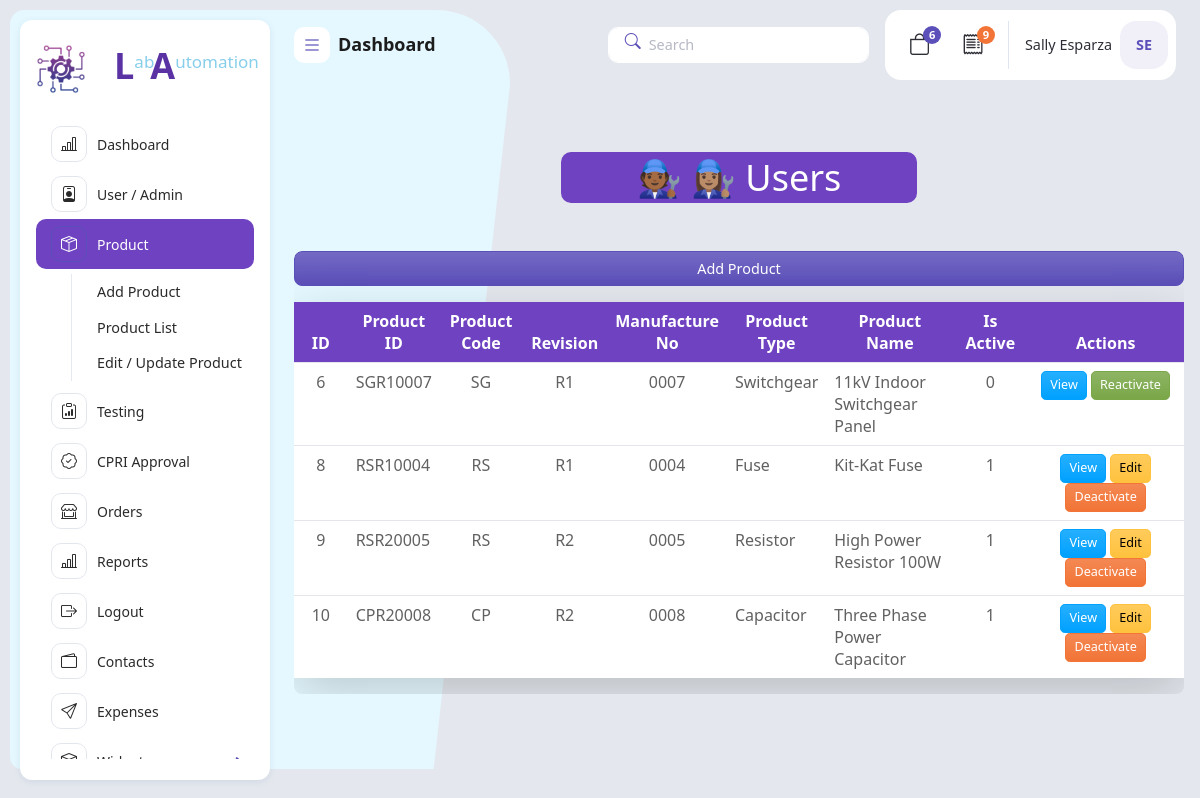
/products-list.php, run on an earlier commit of the app's database.
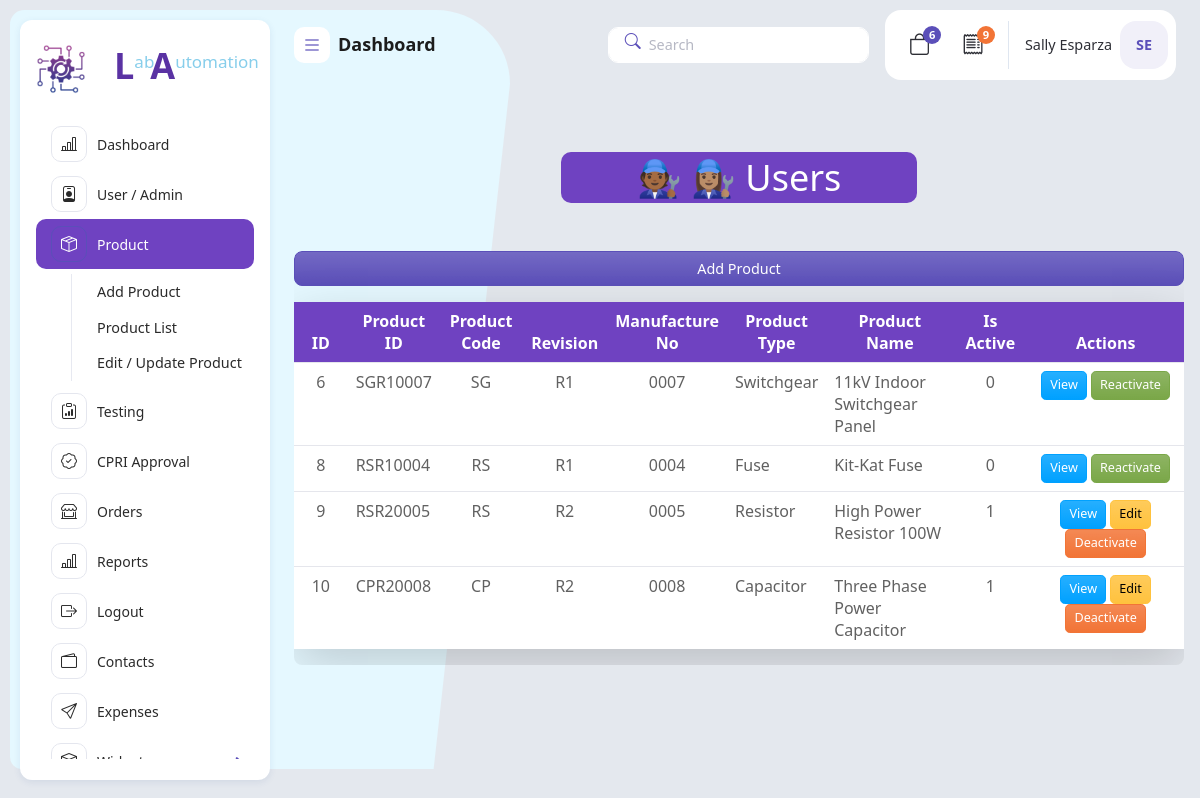
And on a later commit of the database.
### tables this page shows
CREATE TABLE `products` (
  `id` int(11) NOT NULL,
  `product_id` varchar(12) NOT NULL,
  `product_code` varchar(2) NOT NULL,
  `rivision` varchar(11) NOT NULL,
  `manufacturing_no` varchar(50) NOT NULL,
  `product_type` varchar(11) NOT NULL,
  `product_name` varchar(200) NOT NULL,
  `is_active` tinyint(1) DEFAULT 1
);

### products-list.php (the view, shortened to what this page needs)
<?php
include 'header.php';
include "backend/db.php";
$query =" SELECT * FROM products ";
$res = mysqli_query($conn,$query);
?>
<div class="app-body">
<h1 class="title text-center my-5 p-1" > 🧑🏾‍🔧 👩🏽‍🔧  Users</h1>
<div class="table-responsive rounded">
    <a href="add-product.php" class="btn btn-primary d-block mb-3  "> Add Product</a>
    <table class="table  table-hover table-border shadow-lg" >
        <thead>
            <tr>
                <th id="th">ID</th>
                <th id="th">Product ID</th>
                <th id="th">Product Code</th>
                <th id="th">Revision</th>
                <th id="th">Manufacture No</th>
                <th id="th">Product Type</th>
                <th id="th">Product Name</th>
                <th id="th">Is Active</th>
                <th id="th" colspan="6">Actions</th>
            </tr>
        </thead>
        <tbody>
            <?php
            if (mysqli_num_rows($res)>0) {
                while($data = mysqli_fetch_assoc($res)){
            ?>
            <tr>
                <td id="td" class="text-center" ><?= $data["id"] ?></td>
                <td ><?= $data["product_id"] ?></td>
                <td id="td" class="text-center" ><?= $data["product_code"] ?></td>
                <td id="td" class="text-center" ><?= $data["rivision"] ?></td>
                <td id="td" class="text-center" ><?= $data["manufacturing_no"] ?></td>
                <td ><?= $data["product_type"] ?></td>
                <td id="id2"><?= $data["product_name"] ?></td>
                <td id="td" class="text-center" ><?= $data["is_active"] ?></td>
                <td id="td1"colspan="6" class="text-center" >
<?php
if($data['is_active'] == 1){
    ?>
    <a href="view-product.php?id=<?= $data['id']?>" class="btn btn-info btn-sm">View</a>
    <a href="updateuser.php?id=<?= $data['id']?>" class="btn btn-warning btn-sm">Edit</a>
    <a href="backend/deactivate-product.php?id=<?= $data['id']?>"
       class="btn btn-danger btn-sm"
       onclick="return confirm('Deactivate this product?')">Deactivate</a>
    <?php
}else{
    ?>
    <a href="view-product.php?id=<?= $data['id']?>" class="btn btn-info btn-sm">View</a>
    <a href="backend/reactivate-product.php?id=<?= $data['id']?>"
       class="btn btn-success btn-sm">Reactivate</a>
    <?php
}
?>
</td>
            </tr>
            <?php }}?>
        </tbody>
    </table>
</div>
</div>
<?php
include 'footer.php';
?>

### header.php (shortened to what this page needs)
<!DOCTYPE php>
<php lang="en">
<head>
   <link rel="stylesheet" href="assets/vendor/calendar/css/custom.css" />
   <link rel="stylesheet" href="assets/css/main.min.css">
</head>
<link rel="stylesheet" href="assets/fonts/bootstrap/bootstrap-icons.min.css" />
    <link rel="stylesheet" href="assets/css/main.min.css" />
    <link rel="stylesheet" href="assets/fonts/bootstrap/bootstrap-icons.min.css" />
    <link rel="stylesheet" href="assets/css/main.min.css" />
    <link rel="stylesheet" href="assets/vendor/overlay-scroll/OverlayScrollbars.min.css" />
  </head>
  <body>
    <div class="page-wrapper">
      <div class="main-container">
        <nav id="sidebar" class="sidebar-wrapper">
          <div class="app-brand  p-3 my-2 m-auto">
            <a href="index.php" class="d-flex">
              <img src="assets/images/log9.png" class="logo" alt="Auto_logo" class="img-fluid " ><p class="mx-3 size"><h1 class="clr"><b>L</b></h1></P><p class=" size"> ab</p> <p> <h1 class="clr"> <b>A</b></h1></P><p class=" size"> utomation</p>
            </a>
          </div>
          <div class="sidebarMenuScroll">
           <ul class="sidebar-menu">
              <li >
                <a href="index.php">
                  <i class="bi bi-bar-chart-line"></i>
                  <span class="menu-text">Dashboard</span>
                  </a>
              </li>
              <li>
                <a href="!#">
                 <i class="bi bi-person-badge"></i>
                  <span class="menu-text">User / Admin</span>
                </a>
              </li>
              <li>
                <a href="!#">
                  <i class="bi bi-box-seam"></i>
                  <span class="menu-text">Product</span>
                </a>
                <ul class="treeview-menu">
                  <li>
                    <a href="add-product.php">Add Product</a>
                  </li>
                  <li>
                    <a href="products-list.php">Product List</a>
                  </li>
                  <li>
                    <a href="update-product.php">Edit / Update Product</a>
                  </li>
                </ul>
              </li>
              <li>
                <a href="testing.php">
                 <i class="bi bi-clipboard-data"></i>
                  <span class="menu-text">Testing </span>
                </a>
              </li>
              <li>
                <a href="!#">
                <i class="bi bi-patch-check"></i>
                  <span class="menu-text">CPRI Approval</span>
                </a>
              </li>
              <li>
                    <a href="orders.php">
                      <i class="bi bi-shop-window"></i>
                      <span class="menu-text">Orders</span>
                    </a>
                  </li>
                  <li>
                    <a href="!#">
                      <i class="bi bi-bar-chart-line"></i>
                      <span class="menu-text">Reports</span>
                    </a>
              </li>
              <li>
                <a href="logout.php">
                  <i class="bi bi-box-arrow-right"></i>
                  <span class="menu-text">Logout</span>
                </a>
                </li>
                <li>
                  <a href="contacts.php">
                    <i class="bi bi-wallet2"></i>
                    <span class="menu-text">Contacts</span>
                  </a>
                </li>
              <li>
                <a href="expenses.php">
                  <i class="bi bi-send"></i>
                  <span class="menu-text">Expenses</span>
                </a>
              </li>
              <li class="treeview">
                <a href="#!">
                  <i class="bi bi-box"></i>
                  <span class="menu-text">Widgets</span>
                </a>
              </li>
            </ul>
          </div>
        </nav>
        <div class="app-container">
          <div class="app-header d-flex align-items-center">
            <div class="d-flex">
              <button class="pin-sidebar">
                <i class="bi bi-list lh-1"></i>
              </button>
            </div>
            <h5 class="m-0 ms-2 fw-semibold">Dashboard</h5>
            <div class="header-actions">
              <div class="search-container d-xl-block d-none me-3">
                <input type="text" class="form-control" id="searchData" placeholder="Search" />
                <i class="bi bi-search"></i>
              </div>
              <div class="bg-white p-2 rounded-4 d-flex align-items-center">
                <div class="d-sm-flex d-none">
                  <div class="dropdown">
                    <a class="dropdown-toggle d-flex p-3 position-relative" href="#!" role="button"
                      data-bs-toggle="dropdown" aria-expanded="false">
                      <i class="bi bi-bag fs-4 lh-1"></i>
                      <span class="count-label">6</span>
                    </a>
                  </div>
                  <div class="dropdown">
                    <a class="dropdown-toggle d-flex p-3 position-relative" href="#!" role="button"
                      data-bs-toggle="dropdown" aria-expanded="false">
                      <i class="bi bi-receipt fs-4 lh-1"></i>
                      <span class="count-label bg-danger">9</span>
                    </a>
                  </div>
                </div>
                <div class="dropdown ms-2">
                  <a id="userSettings" class="dropdown-toggle user-settings" href="#!" role="button"
                    data-bs-toggle="dropdown" aria-expanded="false">
                    <span class="me-2 text-truncate d-lg-block d-none">Sally Esparza</span>
                    <div class="icon-box md rounded-4 fw-bold bg-primary-subtle text-primary">
                      SE
                    </div>
                  </a>
                </div>
              </div>
            </div>
          </div>

### footer.php (shortened to what this page needs)
          <div class="app-footer">
          </div>
        </div>
      </div>
    </div>
  </body>
</html>

### header.php (style rules this page uses)
.sidebar-menu > li.active > a, .sidebar-menu > li.active.current-page > a { background-color: #6f42c1 !important; color: #ffffff !important; }
.sidebar-menu > li.active > a i { color: #ffffff !important; }
.clr { color: #5a32a3; margin-left:-4px; }
.size { font-size:17px; margin-top:5px; color: Skyblue; }

### products-list.php (style rules this page uses)
.title { font-size: 36px; background: #6f42c1; color: white; margin-left: 30%; margin-right: 30%; border-radius: 10px; }
#th { background: #6f42c1; color : white; text-align:center; justify-content:center; flex-direction: }
#td { width: 10%; }
#td1 { width: 35%; }
#id2 { width: 20%; }

What changed in the data, as far as the page shows it:
changed products "RSR10004": is_active "1" → "0"; is_active "Edit Deactivate" → "Reactivate"
